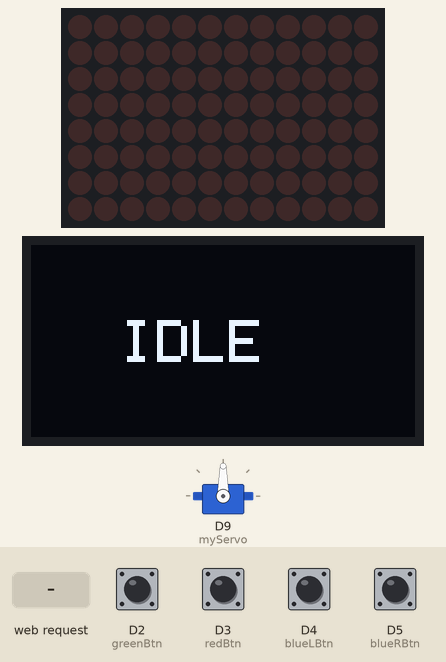
Simulated run of this sketch. Board: Arduino Uno R4 WiFi. Shown: servo, 12×8 LED matrix, 128×64 one-colour display. The inputs (shaded band) are chosen by the test bench; at power-on: D2 (greenBtn), D3 (redBtn), D4 (blueLBtn), D5 (blueRBtn) HIGH. WiFi joins after 1.5 s; servers stay silent unless stated; what the sketch prints to the serial monitor is not drawn.

Above: at 8.3 s.
8.4 s: HTTP request GET /cmd?dir=left received
At 9.8 s:
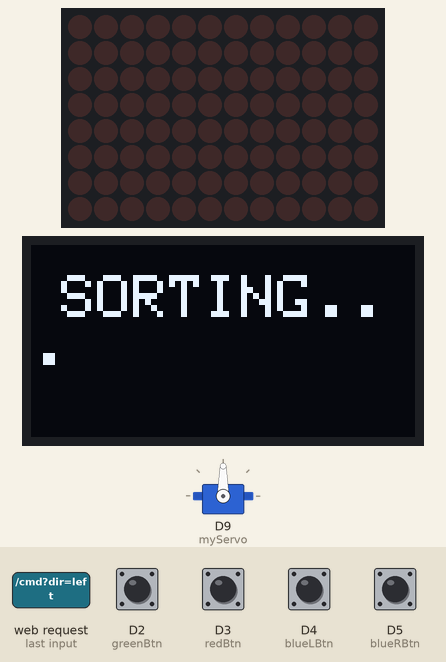
11.4 s: HTTP request GET /cmd?dir=right received
At 13.86 s:
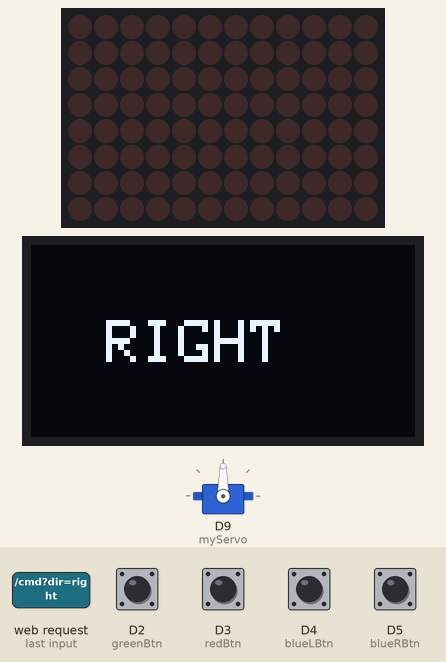
14.4 s: D2 (greenBtn) pulled LOW for 1 s
At 15.9 s:
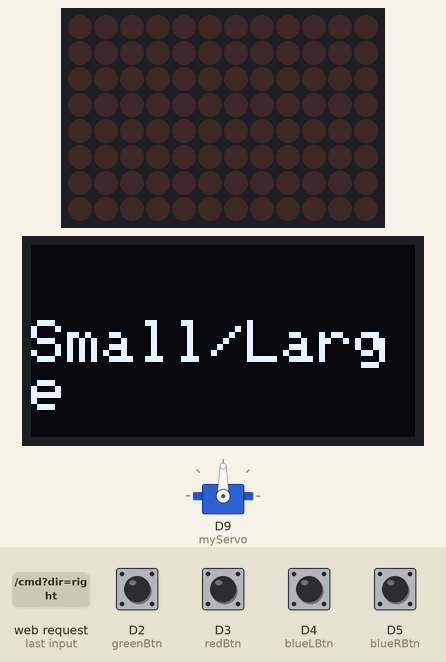
16.9 s: HTTP request GET /cmd?dir=home received
At 19.36 s:
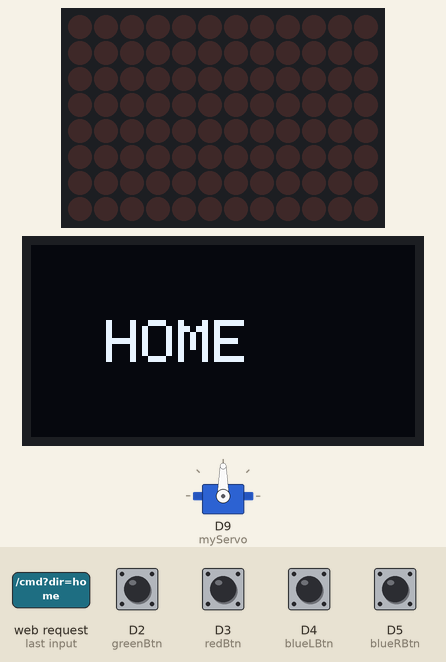
19.9 s: D2 (greenBtn) pulled LOW for 0.15 s
At 21.1 s:
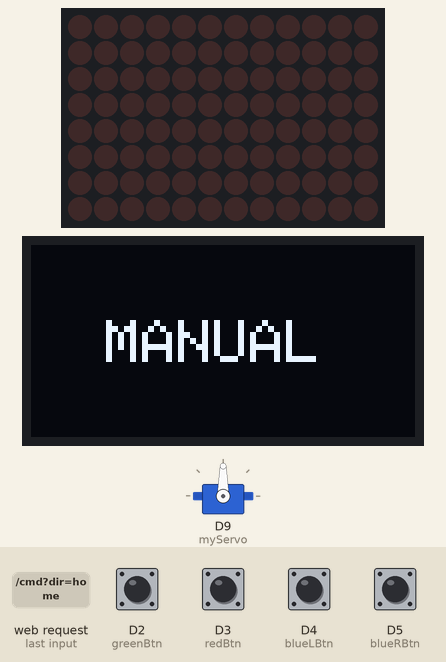
21.5 s: D3 (redBtn) pulled LOW for 0.15 s
At 22.6 s:
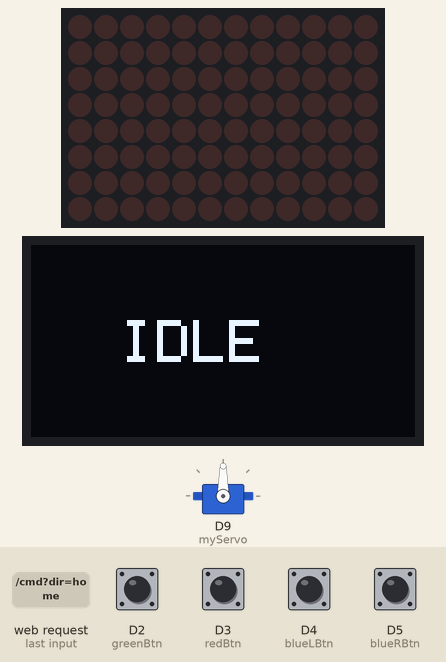
Timing chart, 0 to 24.1 s (numbered marks = the images above; inputs shaded):
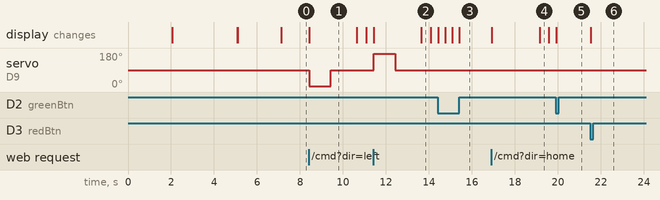

The sketch:

p3_running.ino
```cpp
#include <WiFiS3.h>
#include <Servo.h>
#include <Wire.h>
#include <Adafruit_SSD1306.h>
#include "Arduino_LED_Matrix.h"

// ---------------- WIFI CONFIG ----------------
char ssid[] = "AAAAAA";          //Put your wifi SSID here
char pass[] = "12345678";       //Put your wifi password here
WiFiServer server(80);

// ---------------- SERVO CONFIG ----------------
Servo myServo;
const int SERVO_HOME = 90;
const int SERVO_LEFT = 5;
const int SERVO_RIGHT = 175;
const int SERVO_DELAY = 1000; // 1 second hold

// ---------------- BUTTON CONFIG ----------------
const int greenBtn = 2;
const int redBtn = 3;
const int blueLBtn = 4;
const int blueRBtn = 5;

// ---------------- OLED CONFIG ----------------
#define SCREEN_WIDTH 128
#define SCREEN_HEIGHT 64
Adafruit_SSD1306 display(SCREEN_WIDTH, SCREEN_HEIGHT, &Wire, -1);

// ---------------- MATRIX CONFIG ----------------
ArduinoLEDMatrix matrix;

// ---------------- STATE VARIABLES ----------------
int task = 0;
bool isMoving = false;

// ---------------- SETUP ----------------
void setup() {
  Serial.begin(9600);
  while (!Serial);
  delay(2000);
  Serial.println("🔹 Booting Tomato Segregator...");

  myServo.attach(9);
  myServo.write(SERVO_HOME);

  pinMode(greenBtn, INPUT_PULLUP);
  pinMode(redBtn, INPUT_PULLUP);
  pinMode(blueLBtn, INPUT_PULLUP);
  pinMode(blueRBtn, INPUT_PULLUP);

  matrix.begin();
  matrix.clear();

  display.begin(SSD1306_SWITCHCAPVCC, 0x3C);
  display.clearDisplay();
  display.setTextColor(SSD1306_WHITE);
  display.setTextSize(1);
  display.setCursor(0, 0);
  display.println("🔹 Booting Tomato Segregator...");
  display.display();
  delay(1500);

  IPAddress ip(192, 168, 137, 200);
  IPAddress gateway(192, 168, 137, 1);
  IPAddress subnet(255, 255, 255, 0);
  WiFi.config(ip, gateway, subnet);
  WiFi.begin(ssid, pass);
  WiFi.setHostname("TomatoSegregator");

  display.clearDisplay();
  display.setCursor(0, 0);
  display.println("Connecting WiFi...");
  display.display();

  while (WiFi.status() != WL_CONNECTED) {
    delay(500);
    Serial.print(".");
  }

  server.begin();
  Serial.println("\n✅ WiFi Connected!");
  Serial.print("IP Address: ");
  Serial.println(WiFi.localIP());

  display.clearDisplay();
  display.println("✅ WiFi Connected!");
  display.print("IP: ");
  display.println(WiFi.localIP());
  display.display();
  delay(2000);

  showTask(task);
}

// ---------------- LOOP ----------------
void loop() {
  handleManualOverride();

  if (!digitalRead(greenBtn)) {
    task++;
    if (task > 5) task = 0;
    showTask(task);
    delay(300);
  }
  if (!digitalRead(redBtn)) {
    task = 0;
    showTask(task);
    delay(300);
  }

  WiFiClient client = server.available();
  if (client) {
    String request = "";
    while (client.connected()) {
      if (client.available()) {
        char c = client.read();
        request += c;
        if (c == '\n') break;
      }
    }

    Serial.println(request);

    client.println("HTTP/1.1 200 OK");
    client.println("Content-Type: text/plain");
    client.println("Connection: close");
    client.println();

    if (request.indexOf("/task") != -1) {
      client.println(task);
      Serial.println("📤 Sent Task Number: " + String(task));
    }
    else if (request.indexOf("/cmd?dir=left") != -1) {
      Serial.println("➡️ LEFT command received");
      moveServo(SERVO_LEFT, "LEFT");
      client.println("LEFT_OK");
    }
    else if (request.indexOf("/cmd?dir=right") != -1) {
      Serial.println("➡️ RIGHT command received");
      moveServo(SERVO_RIGHT, "RIGHT");
      client.println("RIGHT_OK");
    }
    else if (request.indexOf("/cmd?dir=home") != -1) {
      Serial.println("➡️ HOME command received");
      moveServo(SERVO_HOME, "HOME");
      client.println("HOME_OK");
    }
    else {
      client.println("UNKNOWN");
    }

    client.stop();
  }
}

// ---------------- SERVO MOVEMENT (simplified) ----------------
void moveServo(int angle, const char* direction) {
  if (isMoving) return;
  isMoving = true;

  display.clearDisplay();
  display.setTextSize(2);
  display.setCursor(10, 10);
  display.println("SORTING...");
  display.display();

  // Keep servo attached; just move and return
  myServo.write(angle);
  delay(SERVO_DELAY);

  myServo.write(SERVO_HOME);
  delay(SERVO_DELAY);

  // Small cooldown
  delay(200);

  display.clearDisplay();
  display.setTextSize(2);
  display.setCursor(25, 25);
  display.println(direction);
  display.display();
  delay(400);

  showTask(task);
  isMoving = false;
}


// ---------------- MANUAL BUTTONS ----------------
void handleManualOverride() {
  if (isMoving) return;
  bool blueL = !digitalRead(blueLBtn);
  bool blueR = !digitalRead(blueRBtn);
  if (blueL) moveServo(SERVO_LEFT, "LEFT");
  else if (blueR) moveServo(SERVO_RIGHT, "RIGHT");
}

// ---------------- DISPLAY ----------------
void showTask(int t) {
  display.clearDisplay();
  display.setTextColor(SSD1306_WHITE);
  display.setTextSize(2);

  switch (t) {
    case 0: display.setCursor(30, 25); display.println("IDLE"); break;
    case 1: display.setCursor(0, 25); display.println("Tom/Veg"); break;
    case 2: display.setCursor(0, 25); display.println("Fresh/Rot"); break;
    case 3: display.setCursor(0, 25); display.println("Red/Green"); break;
    case 4: display.setCursor(0, 25); display.println("Small/Large"); break;
    case 5: display.setCursor(25, 25); display.println("MANUAL"); break;
  }

  display.display();
  Serial.print("📟 Current Task: ");
  Serial.println(t);
}
```

Measured:
- after the input at 8.4 s, servo on D9 (myServo): 90° → 5° at once, → 90° 1.0 s later; the display: first differs from a run without the input at once (image 1)
- after the input at 11.4 s, servo on D9 (myServo): 90° → 175° at once, → 90° 1.0 s later; the display: first differs from a run without the input at once (image 2 shows a later state)
- after the input at 14.4 s, the display: first changes at once (image 3 shows a later state)
- after the input at 16.9 s, the display: first changes at once (image 4 shows a later state)
- after the input at 19.9 s, the display: changes at once (image 5)
- after the input at 21.5 s, the display: changes at once (image 6)
- what the display in image 1 shows lasts 2.3 s, from 8.4 s to 10.7 s
